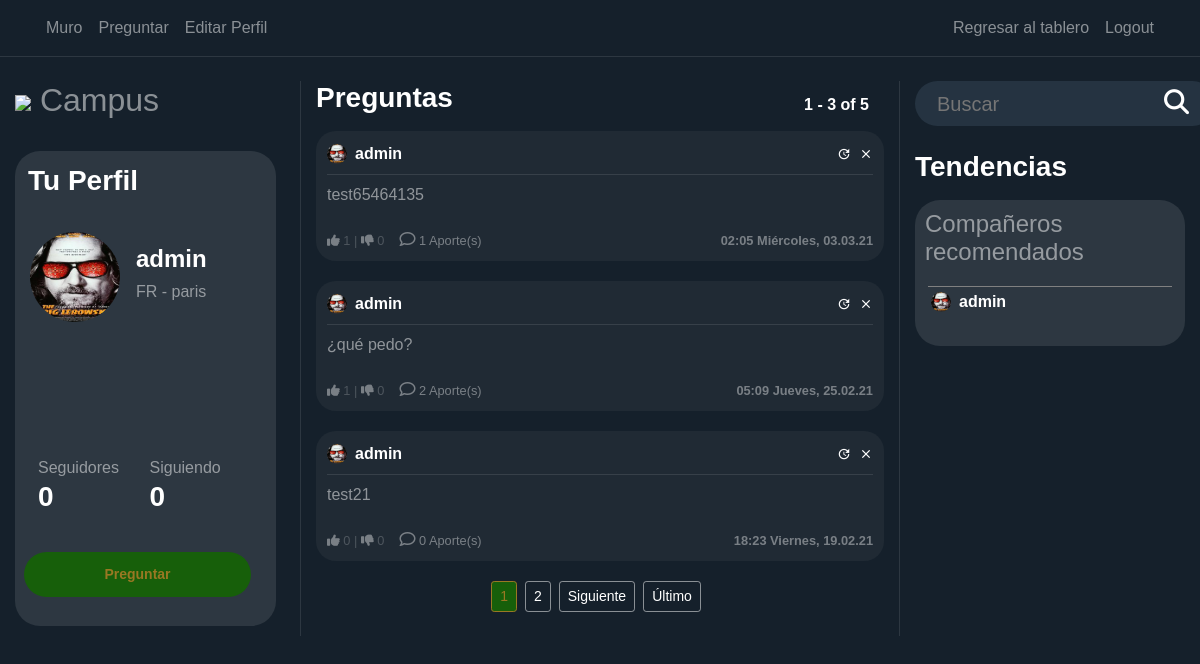
The page /campus/ (signed in) on the database its author committed.
### usuario/models.py (models this page shows, shortened)
class MyUser(AbstractUser):
    first_name = models.CharField("Nombre", max_length=150, blank=True)
    last_name = models.CharField("Apellidos", max_length=150, blank=True)
    pais = CountryField("País de origen", null=True, blank=True)
    telefono = PhoneNumberField("Número telefónico", null=True, blank=True)
    is_admin = models.BooleanField(default=False)
    is_staff = models.BooleanField(default=False)
    is_active = models.BooleanField(default=False)
    def __str__(self, *args, **kwargs):
        return self.username

### perfil/models.py (models this page shows, shortened)
class Perfil (models.Model):
    user = models.OneToOneField(MyUser,on_delete=models.CASCADE)
    edad = models.DateField("Fecha de nacimiento", null=True, blank=True)
    ciudad = models.CharField("Ciudad de origen", max_length=150,null=True, blank=True)
    foto_perfil = models.ImageField("Foto de perfil", upload_to='avatar/', default="inversorinteligente.png")
    bio = RichTextField("Descripción", null=True, blank=True)
    facebook = models.CharField("Link de tu Facebook",max_length=3000,  null=True, blank=True)
    twitter = models.CharField("Link de tu Twitter", max_length=3000, null=True, blank=True)
    tiktok = models.CharField("Link de tu Tiktok", max_length=3000, null=True, blank=True)
    instagram = models.CharField("Link de tu Instagram", max_length=3000, null=True, blank=True)
    pinterest = models.CharField("Link de tu Pinterest",max_length=3000, null=True, blank=True)
    @property
    def followers(self):
        return Follow.objects.filter(follow_user=self.user).count()
    @property
    def following(self):
        return Follow.objects.filter(user=self.user).count()

### campus/models.py (models this page shows, shortened)
class Post(models.Model):
    content = models.TextField(max_length=1000)
    date_posted = models.DateTimeField(default=timezone.now)
    author = models.ForeignKey(MyUser, on_delete=models.CASCADE)
    likes= models.IntegerField(default=0)
    dislikes= models.IntegerField(default=0)
    @property
    def number_of_comments(self):
        return Comment.objects.filter(post_connected=self).count()

### campus/views.py (the view)
# urls.py: path('', PostListView.as_view(), name='blog-home'),
class PostListView(LoginRequiredMixin, ListView):
    model = Post
    template_name = 'blog/home.html'
    context_object_name = 'posts'
    ordering = ['-date_posted']
    paginate_by = PAGINATION_COUNT
    def get_context_data(self, **kwargs):
        data = super().get_context_data(**kwargs)
        all_users = []
        data_counter = Post.objects.values('author')\
            .annotate(author_count=Count('author'))\
            .order_by('-author_count')[:6]
        for aux in data_counter:
            all_users.append(MyUser.objects.filter(pk=aux['author']).first())
        data['preference'] = Preference.objects.all()
        data['all_users'] = all_users
        print(all_users, file=sys.stderr)
        return data
    def get_queryset(self):
        user = self.request.user
        qs = Follow.objects.filter(user=user)
        follows = [user]
        for obj in qs:
            follows.append(obj.follow_user)
        return Post.objects.filter(author__in=follows).order_by('-date_posted')

### campus/templates/blog/home.html (shortened to what this page needs)
{% extends "blog/base.html" %}
{% load static %}
{% block content %}
<head>
    <link href="{% static 'fontawesome_free/css/all.min.css' %}" rel="stylesheet" type="text/css">
</head>
    <div class="row">
        <div class="col-12 col-md-3 pr-4 dont-move">
            <a href="/"> <h2><img class="img-fluid" width="60" src="{% static 'website/img/core-img/invertirenbolsa.ico' %}"> Campus</h2></a><br>
            <div class="profile-section">
            {%  if user_profile != None %}
            <h3 class="white-important p-2">
                Perfil - {{ user_profile.username }}
            </h3>
            {% else %}
            <h3 class="white-important p-2">
                Tu Perfil
            </h3>
            {% endif %}
            <article class="media content-section" style="height: 140px; width: 100%">
                {%  if user_profile != None %}
                    <div class="mt-2 d-flex full-width align-items-center">
                        <img
                           class="rounded-circle mr-3 img-fluid"
                           style="width: 90px; height: 90px;"
                           src="{{ user_profile.perfil.foto_perfil.url }}">
                        <div>
                            <h6 style="text-align: left"
                                    class="first_name-profile">
                               <strong> {{ user_profile.first_name }}</strong> <br>
                                <br>
                                {{ user_profile.pais }} - {{ user_profile.perfil.ciudad }}
                            </h6>
                            <div class="social-media" style="text-align: left">
                                <div class="btn btn-icon"><a href="{{ user_profile.perfil.facebook }}"><i class="fab fa-facebook"></i></a></div>
                                <div class="btn btn-icon"><a href="{{ user_profile.perfil.twitter }}"><i class="fab fa-twitter"></i></a></div>
                                <div class="btn btn-icon"><a href="{{ user_profile.perfil.tiktok }}" ><i class="fab fa-tiktok"></i></a></div>
                                <div class="btn btn-icon"><a href="{{ user_profile.perfil.instagram }}"><i class="fab fa-instagram"></i></a></div>
                                <div class="btn btn-icon"><a href="{{ user_profile.perfil.pinterest }}"><i class="fab fa-pinterest"></i></a></div>
                            </div>
                            <div style="text-align: bottom">
                                {{ user_profile.perfil.bio | safe }}
                            </div>
                        </div>
                    </div>
                    <br>
                    <br>
                {%  else %}
                    <div class="mt-2 d-flex full-width align-items-center">
                        <img
                           class="rounded-circle mr-3"
                           style="width: 90px; height: 90px;"
                           src="{{ user.perfil.foto_perfil.url }}">
                        <div>
                            <h4 style="text-align: left"
                                    class="white-important">
                                {{ user.username }}
                            </h4>
                            <h6 style="text-align: left"
                                    class="first_name-profile">
                                {{ user.pais }} - {{ user.perfil.ciudad }}
                            </h6>
                        </div>
                    </div>
                {%  endif %}
            </article>
            <br>
            <br>
            <br>
            <article class="media content-section">
                <div class="row full-width pl-2">
                    <div class="col-6">
                            Seguidores
                    </div>
                    <div class="col-6">
                            Siguiendo
                    </div>
                    {%  if user_profile != None %}
                        <div class="col-6">
                            <h3 class="white-important follow-click">
                                <a href="{% url 'user-followers' user_profile.username %}">
                                    {{ user_profile.perfil.followers }}
                                </a>
                            </h3>
                        </div>
                         <div class="col-6">
                            <a href="{% url 'user-follows' user_profile.username %}">
                                <h3 class="white-important follow-click">
                                    {{ user_profile.perfil.following }}
                                </h3>
                            </a>
                        </div>
                    {% else %}
                        <div class="col-6">
                            <a href="{% url 'user-followers' user.username %}">
                                <h3 class="white-important follow-click">
                                    {{ user.perfil.followers }}
                                </h3>
                            </a>
                        </div>
                        <a href="{% url 'user-follows' user.username %}">
                            <div class="col-6">
                                <h3 class="white-important follow-click">
                                    {{ user.perfil.following }}
                                </h3>
                            </div>
                        </a>
                    {%  endif %}
                </div>
            </article>
            <div class="d-flex">
                {% if user_profile is None %}
                <div style="margin-left: auto; margin-right:auto">
                    <a class="btn btn-sm btn-outline-primary mb-4 mr-3 " href="{% url 'post-create' %}">
                        Preguntar
                    </a>
                </div>
                {% endif %}
            </div>
            </div>
        </div>
        <div class="col-12 col-md-6 scrollable" >
            <div class="full-width row">
                <div class="col-6">
                    <h3 class="white-important mb-3">
                        Preguntas
                    </h3>
                </div>
                 <div class="col-6 no-padding">
                    <h6
                            style="position: absolute; bottom: 0; right: 0"
                            class="white-important mb-3">
                        {{ page_obj.start_index }} - {{ page_obj.end_index }} of
                        {{ paginator.count }}
                    </h6>
                </div>
            </div>
            {% for post in posts %}
                <article class="media content-section hovered-tweet">
                <div style="width: 100%; word-break: break-all;">
                    <div class="pb-2 row m-0" style="width: 100%; margin-right: 0 !important;">
                       <div
                               style="padding-left: 0px !important;"
                               class="col-8 no-padding d-flex align-items-center">
                           <img
                               class="rounded-circle mr-2"
                               style="width: 20px; height: 20px;"
                               src="{{ post.author.perfil.foto_perfil.url }}">
                           <a class="mr-2 white-important" href="{% url 'user-posts' post.author %}">
                               {{ post.author }}
                           </a>
                       </div>
                       <div class="col-4 d-flex flex-row-reverse no-padding align-items-center"
                            style="padding-right: 0 !important;">
                            {% if post.author == user %}
                            <a class="material-icons ml-2"
                               style="font-size: 14px"
                                    href="{% url 'post-delete' post.id %}">clear</a>
                            <a class="material-icons ml-2"
                               style="font-size: 14px"
                                    href="{% url 'post-update' post.id %}">update</a>
                        {%  endif %}
                       </div>
                   </div>
                    <div
                            class="mb-2"
                            style="width: 100%; height: 1px; background-color: rgba(255, 255, 255, 0.1)"></div>
                    <a
                            style="color: rgba(255, 255, 255, 0.5) !important;"
                            href="{% url 'post-detail' post.id %}">
                        <p class="mb-4">
                            {{ post.content }}
                        </p>
                    </a>
                        <div class="row">
                            <div class="col-6" style="display: flex;">
                                <small style="opacity: 0.4;">
                                    <a href="#" onClick="document.getElementById('likebutton').submit()"><i class="fas fa-thumbs-up"></i></a> {{post.likes}}   |   <a href="#" onClick="document.getElementById('dislikebutton').submit()"><i class="fas fa-thumbs-down"></i></a> {{post.dislikes}}
                                </small>
                                <small style="opacity: 0.4; margin-left:15px;">
                                    <a href="{% url 'post-detail' post.id %}">
                                        <i style=" font-size: 16px;" class="far fa-comment"></i> {{ post.number_of_comments }} Aporte(s)
                                    </a>
                                </small>
                            </div>
                            <div class="col-6">
                                <small
                                        style="opacity: 0.4;"
                                    class="white-important d-flex full-width flex-row-reverse">
                                    {{ post.date_posted | date:"H:i l, d.m.y" }}
                                </small>
                            </div>
                        </div>
                </div>
                </article>
            {% endfor %}
            <div class="full-width d-flex justify-content-center">
                {% if is_paginated %}
                    {% for num in page_obj.paginator.page_range %}
                        {% if page_obj.number == num %}
                            <a class="btn btn-sm btn-info mb-4 mr-2"
                                href="?page={{ num }}">{{ num }}</a>
                        {% elif num > page_obj.number|add:'-3' and num < page_obj.number|add:'3' %}
                            <a class="btn btn-sm btn-outline-secondary mb-4 mr-2"
                                href="?page={{ num }}">{{ num }}</a>
                        {% endif %}
                    {% endfor %}
                    {% if page_obj.has_next %}
                        <a class="btn btn-sm btn-outline-secondary mb-4 mr-2"
                                href="?page={{ page_obj.next_page_number }}">Siguiente</a>
                           <a class="btn btn-sm btn-outline-secondary mb-4 mr-2"
                            href="?page={{ page_obj.paginator.num_pages }}">Último</a>
                    {% endif %}
                {% endif %}
            </div>
        </div>
        <div class="col-12 col-md-3 dont-move">
            <form action="{% url 'search' %}" method="post">{% csrf_token %}
                <div class="search-container">
                    <div class="search">
                    <input required name="search" type="text" id="zip-code-input" placeholder="Buscar">
                    <button type="submit" style="border:0; background: transparent;"><i class="fa fa-search"></i> </button> </a>
                </form>
              </div>
            </div>
            <h3 class="white-important mb-3 mt-4"> Tendencias </h3>
                {%  if user_profile is None %}
                <article class="t-section media content-section">
                    <div class="row ">
                        <div class="col-12">
                            <h4>Compañeros recomendados</h4>
                        </div>
                        <ul class="col-12 mt-2">
                            {% for user in all_users %}
                                <li>
                                    <div class="who-to-follow">
                                        <div
                                               style="padding-left: 0px !important;"
                                               class="col-8 no-padding d-flex align-items-center">
                                           <img
                                               class="rounded-circle mr-2"
                                               style="width: 20px; height: 20px;"
                                               src="{{ user.perfil.foto_perfil.url }}">
                                           <a class="mr-2 white-important" href="{% url 'user-posts' user.username %}">
                                               {{ user.username }}
                                           </a>
                                       </div>
                                    </div>
                                </li>
                            {% endfor %}
                        </ul>
                    </div>
                </article>
                {% endif %}
{% endblock content %}

### rows shown on the page
MyUser: perfil.foto_perfil (picture), username "admin", pais "FR", perfil.ciudad "paris", perfil.followers "0", perfil.following "0"
Post: author.perfil.foto_perfil (picture), author "admin", content "test65464135", likes "1", dislikes "0", number_of_comments "1", date_posted "02:05 Miércoles, 03.03.21"
Post: author.perfil.foto_perfil (picture), author "admin", content "¿qué pedo?", likes "1", dislikes "0", number_of_comments "2", date_posted "05:09 Jueves, 25.02.21"
Post: author.perfil.foto_perfil (picture), author "admin", content "test21", likes "0", dislikes "0", number_of_comments "0", date_posted "18:23 Viernes, 19.02.21"

### other values the page prints
{{ page_obj.start_index }} "1"
{{ page_obj.end_index }} "3"
{{ paginator.count }} "5"
{{ num }} "1"
{{ num }} "2"
